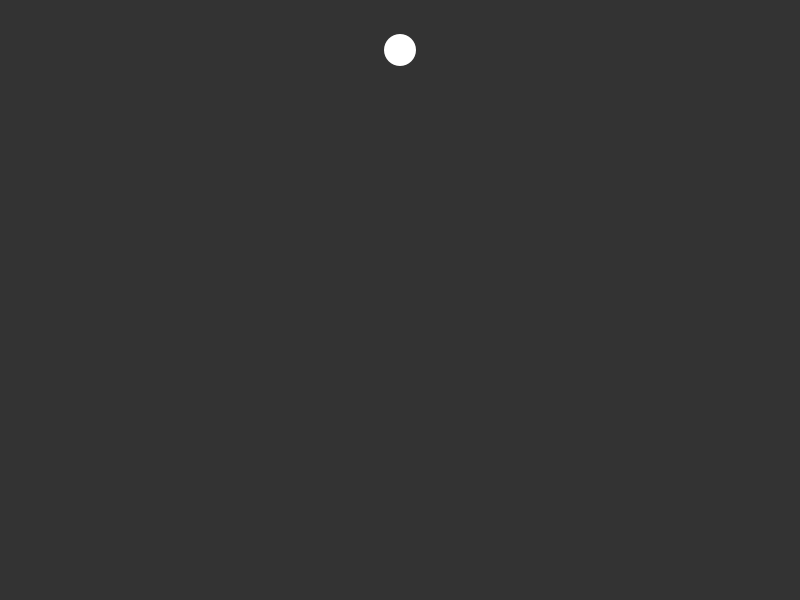
Frame 1 (no input)
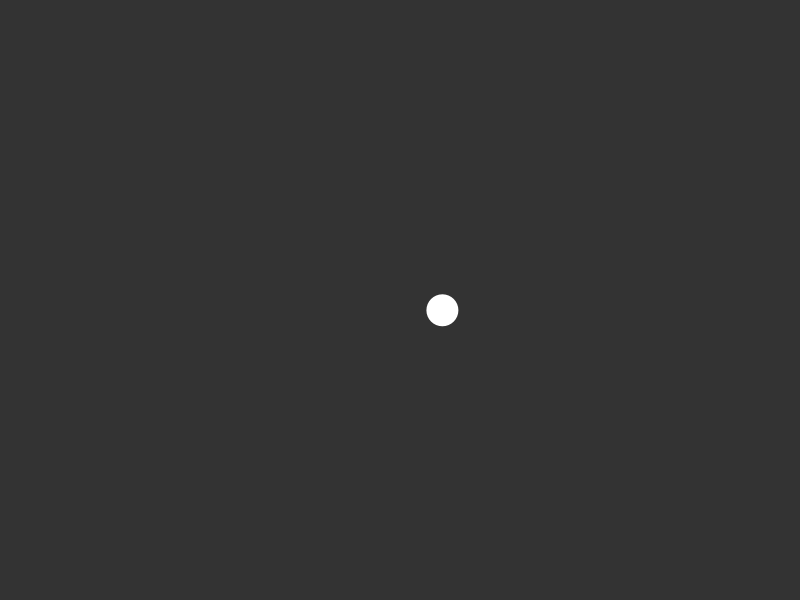
Frame 60 (the mouse pressed at the canvas centre just before this capture)
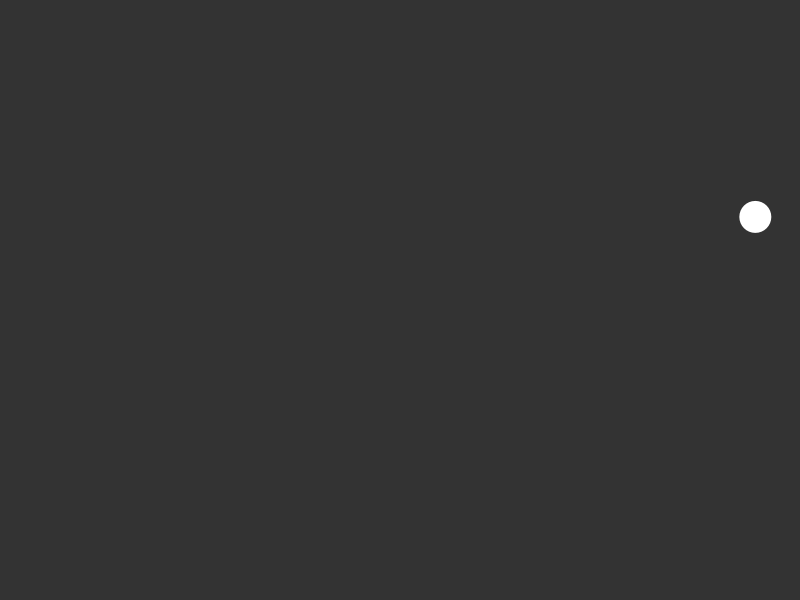
Frame 120 (the mouse held since frame 60 and released just before this capture)

The Processing sketch that drew these frames (run headless with seeded random() and noise(); from frame 60 on, the mouse is pressed at the canvas centre):

// Processing sketch: GravityBall
// ── GravityBall.pde
Body ball;

void setup() {
  size(800, 600);
  ball = new Body(new PVector(width / 2, 50), 16, 2);
}

void draw() {
  background(51);
  ball.render();
  ball.update();
  ball.applyG();
  ball.bounce();

  if (mousePressed) {
    if (mouseX < ball.pos.x) {
      PVector w = new PVector(0.4, 0);
      ball.applyForce(w);
    } else if (mouseX > ball.pos.x) {
      PVector w = new PVector(-0.4, 0);
      ball.applyForce(w);
    } if (mouseY < ball.pos.y) {
      PVector w = new PVector(0, 0.4);
      ball.applyForce(w);
    } else if (mouseY > ball.pos.y) {
      PVector w = new PVector(0, -0.6);
      ball.applyForce(w);
    }
  }
}

// ── Ball.pde
class Body {
  PVector pos, vel, acc;
  float r, mass;
  Body(PVector pos, float r, float mass) {
    this.pos = pos;
    this.vel = PVector.random2D();
    this.acc = new PVector();
    this.mass = mass;
    this.r = r;
  }

  void bounce() {
    float turn = -0.85;
    if (this.pos.x > width - this.r) {
      this.pos.x = width - this.r;
      this.vel.x *= turn;
    }
    if (this.pos.x < this.r) {
      this.pos.x = this.r;
      this.vel.x *= turn;
    }
    if (this.pos.y > height - this.r) {
      this.pos.y = height - this.r;
      this.vel.y *= turn;
    }
    if (this.pos.y < this.r) {
      this.pos.y = this.r;
      this.vel.y *= turn;
    }
  }

  void applyG() {
    PVector g = new PVector(0, 0.6);
    this.acc.add(g);
  }

  void applyForce(PVector force) {
    PVector f = PVector.div(force, this.mass);
    this.acc.add(f);
  }

  void update() {
    this.vel.add(this.acc);
    this.pos.add(this.vel);
    this.pos.x = constrain(this.pos.x, 0, width);
    this.pos.y = constrain(this.pos.y, 0, height);
    acc.mult(0);
  }

  void render() {
    noStroke();
    fill(255);
    ellipse(this.pos.x, this.pos.y, this.r * 2, this.r * 2);
  }
}
